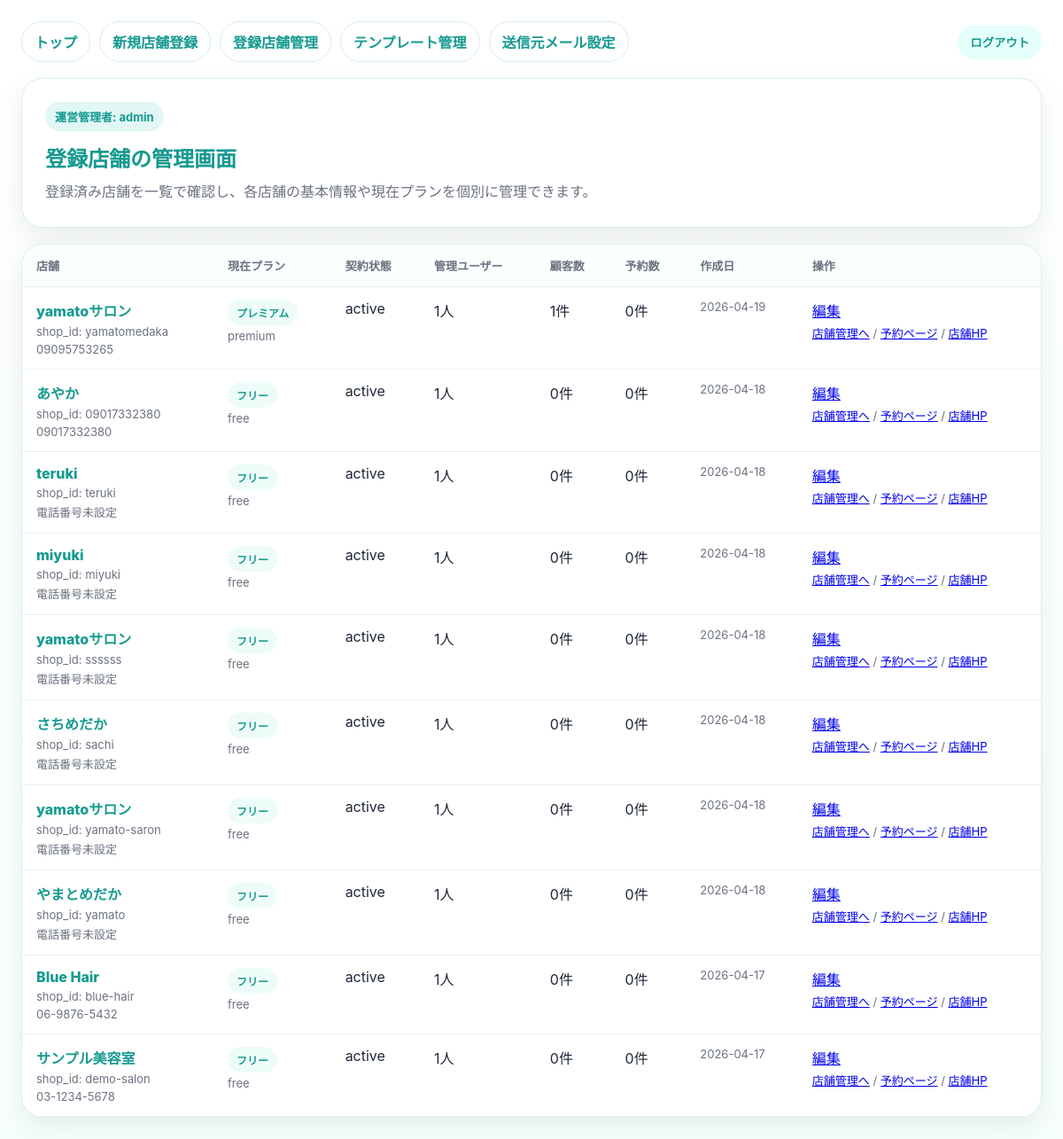
Page /platform/shops (signed in) on the committed database.
### tables this page shows
CREATE TABLE shops (
                id INTEGER PRIMARY KEY AUTOINCREMENT,
                shop_id TEXT NOT NULL UNIQUE,
                shop_name TEXT NOT NULL,
                catch_copy TEXT DEFAULT '',
                description TEXT DEFAULT '',
                phone TEXT DEFAULT '',
                address TEXT DEFAULT '',
                business_hours TEXT DEFAULT '10:00〜19:00',
                holiday TEXT DEFAULT '火曜日',
                primary_color TEXT DEFAULT '#2ec4b6',
                primary_dark TEXT DEFAULT '#159a90',
                accent_bg TEXT DEFAULT '#f7fffe',
                staff_list_json TEXT NOT NULL DEFAULT '[]',
                menus_json TEXT NOT NULL DEFAULT '[]',
                admin_ui_mode TEXT NOT NULL DEFAULT 'web',
                created_at TEXT DEFAULT CURRENT_TIMESTAMP
            , reply_to_email TEXT DEFAULT '');

### app/main.py (the view)
@app.get("/platform/shops", response_class=HTMLResponse)
def platform_shops(request: Request):
    redirect = require_platform_login(request)
    if redirect:
        return redirect
    context = {
        "request": request,
        "shops": get_all_shops_for_platform(),
        "message": request.query_params.get("saved", ""),
        "error_message": "",
        "current_admin_name": request.session.get("platform_admin_name", PLATFORM_ADMIN.get("name", "運営管理者")),
    }
    return templates.TemplateResponse(
        request=request,
        name="platform/shops.html",
        context=context,
    )

### app/templates/platform/shops.html (shortened to what this page needs)
<!doctype html>
<html lang="ja">
<head>
</head>
<body>
<div class="wrap">
  <div class="top">
    <div class="links"><a href="/">トップ</a><a href="/signup">新規店舗登録</a><a href="/platform/shops">登録店舗管理</a><a href="/platform/templates">テンプレート管理</a><a href="/platform/settings/mail">送信元メール設定</a></div>
    <form class="logout" method="post" action="/platform/logout"><button type="submit">ログアウト</button></form>
  </div>
  <section class="hero"><div class="badge">運営管理者: {{ current_admin_name }}</div><h1>登録店舗の管理画面</h1><p>登録済み店舗を一覧で確認し、各店舗の基本情報や現在プランを個別に管理できます。</p></section>
  <section class="table-card">
    <table>
      <thead><tr><th>店舗</th><th>現在プラン</th><th>契約状態</th><th>管理ユーザー</th><th>顧客数</th><th>予約数</th><th>作成日</th><th>操作</th></tr></thead>
      <tbody>
      {% for shop in shops %}
        <tr>
          <td class="name"><a href="/platform/shops/{{ shop.shop_id }}/edit">{{ shop.shop_name }}</a><div class="sub">shop_id: {{ shop.shop_id }}</div><div class="sub">{{ shop.phone or '電話番号未設定' }}</div></td>
          <td><span class="pill">{{ shop.plan_name }}</span><div class="sub">{{ shop.plan_code }}</div></td>
          <td>{{ shop.subscription_status }}</td>
          <td>{{ shop.admin_user_count }}人</td>
          <td>{{ shop.customer_count }}件</td>
          <td>{{ shop.reservation_count }}件</td>
          <td class="muted">{{ shop.created_at[:10] if shop.created_at else '' }}</td>
          <td><a href="/platform/shops/{{ shop.shop_id }}/edit">編集</a><div class="sub"><a href="/admin/login/{{ shop.shop_id }}">店舗管理へ</a> / <a href="/shop/{{ shop.shop_id }}" target="_blank">予約ページ</a> / <a href="/site/{{ shop.shop_id if shop is defined else shop.shop_id }}" target="_blank">店舗HP</a></div></td>
        </tr>
      {% endfor %}
      </tbody>
    </table>
  </section>
</div>
</body>
</html>

### app/templates/platform/shops.html (style rules this page uses)
:root { --primary:#2ec4b6;--primary-dark:#159a90;--bg:#f7fffe;--line:#d8efec;--text:#1f2937;--sub:#6b7280;--card:#fff;--ok:#166534;--ok-bg:#f0fdf4;--danger:#b91c1c;--danger-bg:#fef2f2 }
* { box-sizing:border-box }
body { margin:0;font-family:-apple-system,BlinkMacSystemFont,"Segoe UI",sans-serif;background:linear-gradient(180deg,#fff 0%,var(--bg) 100%);color:var(--text);padding:24px }
.wrap { max-width:1220px;margin:0 auto }
.top { display:flex;justify-content:space-between;gap:12px;align-items:center;flex-wrap:wrap;margin-bottom:18px }
.links { display:flex;gap:10px;flex-wrap:wrap }
.links a { display:inline-flex;padding:10px 14px;border-radius:999px;border:1px solid var(--line);text-decoration:none;color:var(--primary-dark);font-weight:700;background:#fff }
.logout button { padding:10px 14px;border:none;border-radius:999px;background:#e5fffb;color:var(--primary-dark);font-weight:800 }
.hero,.table-card { background:var(--card);border:1px solid var(--line);border-radius:24px;box-shadow:0 12px 32px rgba(15,23,42,.08) }
.hero { padding:26px;margin-bottom:18px }
.hero h1 { margin:0 0 8px;color:var(--primary-dark) }
.hero p { margin:0;color:var(--sub);line-height:1.7 }
.badge { display:inline-flex;padding:7px 11px;border-radius:999px;background:rgba(46,196,182,.14);color:var(--primary-dark);font-weight:700;font-size:13px;margin-bottom:12px }
.table-card { overflow:auto }
table { width:100%;border-collapse:collapse;min-width:980px }
th,td { padding:14px 16px;border-bottom:1px solid #e5f2f1;vertical-align:top;text-align:left }
th { font-size:13px;color:var(--sub);background:#fbfffe }
.name a { text-decoration:none;color:var(--primary-dark);font-weight:800 }
.sub { color:var(--sub);font-size:13px;margin-top:4px }
.pill { display:inline-flex;padding:6px 10px;border-radius:999px;background:#eefcf9;color:var(--primary-dark);font-weight:700;font-size:12px }
.muted { color:var(--sub);font-size:13px }

### rows in the picture
shops: shop_name "yamatoサロン", shop_id "yamatomedaka", phone "09095753265", plan_name "プレミアム", plan_code "premium", subscription_status "active", admin_user_count "1", customer_count "1", reservation_count "0", created_at "2026-04-19"
shops: shop_name "あやか", shop_id "09017332380", phone "09017332380", plan_name "フリー", plan_code "free", subscription_status "active", admin_user_count "1", customer_count "0", reservation_count "0", created_at "2026-04-18"
shops: shop_name "teruki", shop_id "teruki", phone "電話番号未設定", plan_name "フリー", plan_code "free", subscription_status "active", admin_user_count "1", customer_count "0", reservation_count "0", created_at "2026-04-18"
shops: shop_name "miyuki", shop_id "miyuki", phone "電話番号未設定", plan_name "フリー", plan_code "free", subscription_status "active", admin_user_count "1", customer_count "0", reservation_count "0", created_at "2026-04-18"
shops: shop_name "yamatoサロン", shop_id "ssssss", phone "電話番号未設定", plan_name "フリー", plan_code "free", subscription_status "active", admin_user_count "1", customer_count "0", reservation_count "0", created_at "2026-04-18"
shops: shop_name "さちめだか", shop_id "sachi", phone "電話番号未設定", plan_name "フリー", plan_code "free", subscription_status "active", admin_user_count "1", customer_count "0", reservation_count "0", created_at "2026-04-18"
shops: shop_name "yamatoサロン", shop_id "yamato-saron", phone "電話番号未設定", plan_name "フリー", plan_code "free", subscription_status "active", admin_user_count "1", customer_count "0", reservation_count "0", created_at "2026-04-18"
shops: shop_name "やまとめだか", shop_id "yamato", phone "電話番号未設定", plan_name "フリー", plan_code "free", subscription_status "active", admin_user_count "1", customer_count "0", reservation_count "0", created_at "2026-04-18"
shops: shop_name "Blue Hair", shop_id "blue-hair", phone "06-9876-5432", plan_name "フリー", plan_code "free", subscription_status "active", admin_user_count "1", customer_count "0", reservation_count "0", created_at "2026-04-17"
shops: shop_name "サンプル美容室", shop_id "demo-salon", phone "03-1234-5678", plan_name "フリー", plan_code "free", subscription_status "active", admin_user_count "1", customer_count "0", reservation_count "0", created_at "2026-04-17"

### other values in the picture
{{ current_admin_name }} "admin"
